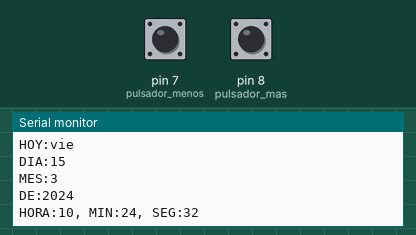
Simulated run of this sketch. Board: Arduino Uno, built with avr-gcc and run on an emulated ATmega328P. On the bench: the last lines printed to the serial monitor. The inputs (shaded band) are chosen by the test bench; at power-on: pin 7 (pulsador_menos) LOW, pin 8 (pulsador_mas) LOW. The local clock reads 2024-03-15 10:24:30 at power-on unless the sketch sets it.

Above: at 2.8 s.
2.9 s: pin 7 (pulsador_menos) pulled HIGH for 1.2 s
At 5.5 s:
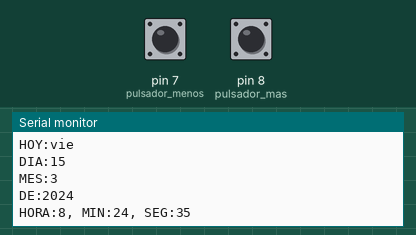
5.6 s: pin 8 (pulsador_mas) pulled HIGH for 1.2 s
At 8.2 s:
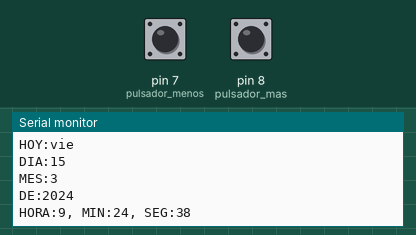
8.3 s: pin 7 (pulsador_menos) pulled HIGH for 1.2 s
At 10.8 s:
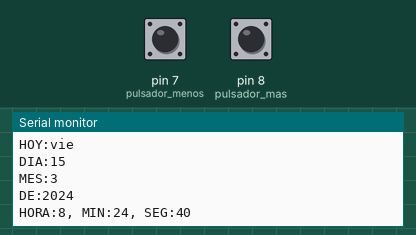
11.0 s: pin 8 (pulsador_mas) pulled HIGH for 1.2 s
At 13.9 s:
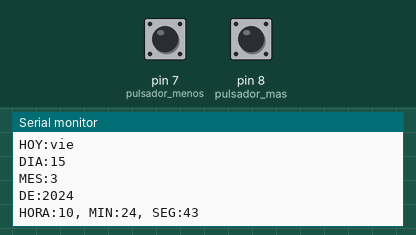
Timing chart, 0 to 14.7 s (numbered marks = the images above; inputs shaded):
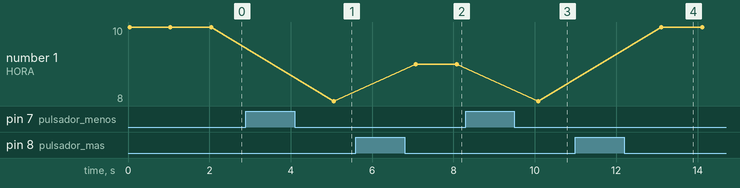

The sketch:

RelojLetrasCatalan.ino
```cpp
#include <DS1302.h>

// Inicializacion del modulo.
DS1302 rtc(2, 3, 4);
Time t;

// ASIGNACION DE PINES PULSADOR
const int pulsador_mas = 8;
const int pulsador_menos = 7;

// VARIABLES DE ESTADO DE BOTONES
int valor_pulsador_mas;
int valor_pulsador_menos;

void setup() {
// CONFIGURAR PINES COMO ENTRADAS
 pinMode(pulsador_mas, INPUT);
  pinMode(pulsador_menos, INPUT);
// Inicializacion del puerto serie.
Serial.begin(9600);
}

void loop() {
  // Obtencion de datos
  t = rtc.getTime();

  // Obtencion estado pulsador
  valor_pulsador_mas = digitalRead(pulsador_mas);
  valor_pulsador_menos = digitalRead(pulsador_menos);

  // SE OPRIMIO EL BOTON DE ENCENDIDO?
  if (valor_pulsador_mas == HIGH) {
    // Desproteger contra escritura
    rtc.halt(false);
    rtc.writeProtect(false);
    rtc.setTime(t.hour + 1, t.min, t.sec);  // Configurar hora en formato 24hs con min y seg: 17:00:00 HORAS.

  }else{
    if (valor_pulsador_menos == HIGH) {
      rtc.halt(false);
      rtc.writeProtect(false);
      rtc.setTime(t.hour - 1, t.min, t.sec);  // Configurar hora en formato 24hs con min y seg: 17:00:00 HORAS.
    }else{
      // Publicar en LCD
      // Se publicara el dia de la semana
      Serial.print("HOY:");
      if (t.dow == 1) Serial.print("lun");  // La variable t.dow (dia de la semana) tedra valor de 1 para dia lunes y 7 para domingo.
      if (t.dow == 2) Serial.print("mar");
      if (t.dow == 3) Serial.print("mie");
      if (t.dow == 4) Serial.print("jue");
      if (t.dow == 5) Serial.print("vie");
      if (t.dow == 6) Serial.print("sab");
      if (t.dow == 7) Serial.print("dom");

      Serial.println();  // Linea aparte

      // Se publicaran datos de fecha, en numeros.
      Serial.print("DIA:");
      Serial.print(t.date, DEC);  // Dia del mes

      Serial.println();

      // Mes
      Serial.print("MES:");
      Serial.print(t.mon);

      Serial.println();

      // Año
      Serial.print("DE:");
      Serial.print(t.year, DEC);

      Serial.println();

      Serial.print("HORA:");  // Hora en formato 0-23.
      Serial.print(t.hour, DEC);
      Serial.print(", MIN:");  // Minutos.
      Serial.print(t.min, DEC);
      Serial.print(", SEG:");  // Segundos.
      Serial.print(t.sec, DEC);

      Serial.println();
      Serial.println();
      Serial.println();
    }

  }


  delay(1000);  // Demora para no sobrecargar las comunicaciones con el modulo.
}
```

Measured:
- after the input at 2.9 s, the serial monitor: prints a new line after 2.2 s (image 1)
- after the input at 5.6 s, the serial monitor: prints a new line after 1.5 s (image 2)
- after the input at 8.3 s, the serial monitor: prints a new line after 1.8 s (image 3)
- after the input at 11.0 s, the serial monitor: prints a new line after 2.1 s (image 4)
- plotted number 1: 10 → 8 after the input at 2.9 s, 8 → 9 after the input at 5.6 s, 9 → 8 after the input at 8.3 s, 8 → 10 after the input at 11.0 s
